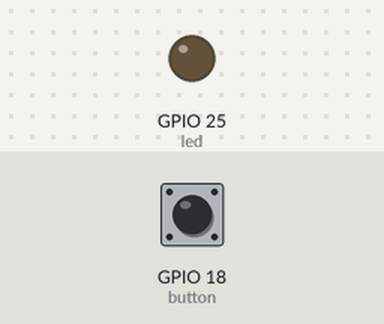
Bench run of a program on a simulated Raspberry Pi (BCM pin numbers). Parts: output pins drawn as LEDs (lit = HIGH). The test bench sets the inputs (shaded band); at power-on: GPIO 18 (button) HIGH. The clock reads 2024-03-15 10:24:30 at power-on unless the program sets it; no MQTT or app messages arrive unless stated; values from a settings file that is not in the repository are placeholders; what the program prints to the terminal is not drawn.

Above: at 1.2 s.
1.3 s: GPIO 18 (button) pulled LOW for 0.15 s
At 1.9 s:
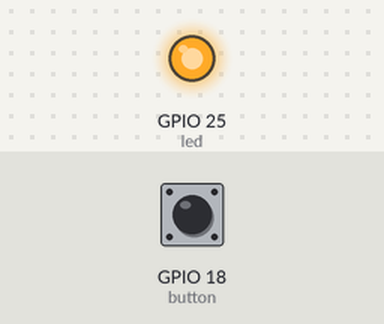
2.9 s: GPIO 18 (button) pulled LOW for 1 s
At 4.3 s:
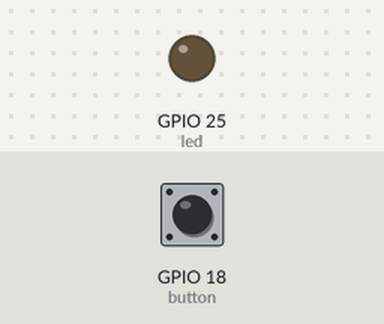
5.4 s: GPIO 18 (button) pulled LOW for 3.2 s
At 9.1 s:
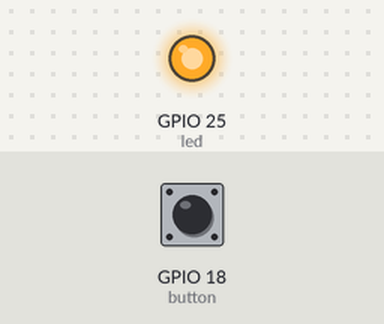
Timing chart, 0 to 10.6 s (numbered marks = the images above; inputs shaded):
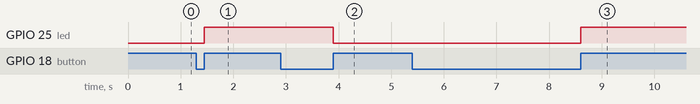

The program:

button1.py
```python
import signal
from gpiozero import Button,LED
from datetime import datetime
import paho.mqtt.publish as publish
import os
from dotenv import load_dotenv
load_dotenv()

def user_release():
    print("使用者按下放開")
    led.toggle()
    now = datetime.now()
    now_str = now.strftime('%Y-%m-%d %H:%M:%S')
    print(now_str)
    if led.is_lit:
        message = f'''{{
            "status":"true",
            "date":"{now_str}",
            "topic":"501教室/老師桌燈"
        }}'''
        print(message)
        publish.single(topic='501教室/老師桌燈',payload=message,hostname='127.0.0.1',qos=2,auth={'username':os.environ['MQTT_USERNAME'],'password':os.environ['MQTT_PASSWORD']})
    else:
        message = f'''{{
            "status":"false",
            "date":"{now_str}",
            "topic":"501教室/老師桌燈"
        }}'''
        print(message)
        publish.single(topic='501教室/老師桌燈',payload=message,hostname='127.0.0.1',qos=2,auth={'username':os.environ['MQTT_USERNAME'],'password':os.environ['MQTT_PASSWORD']})

if __name__ == '__main__':
    button = Button(pin=18)
    button.when_released = user_release
    led = LED(pin=25)
    signal.pause()
```

Measured:
- after the input at 1.3 s, GPIO 25 (led): LOW → HIGH after 0.15 s
- after the input at 2.9 s, GPIO 25 (led): HIGH → LOW after 1.0 s
- after the input at 5.4 s, GPIO 25 (led): LOW → HIGH after 3.2 s
